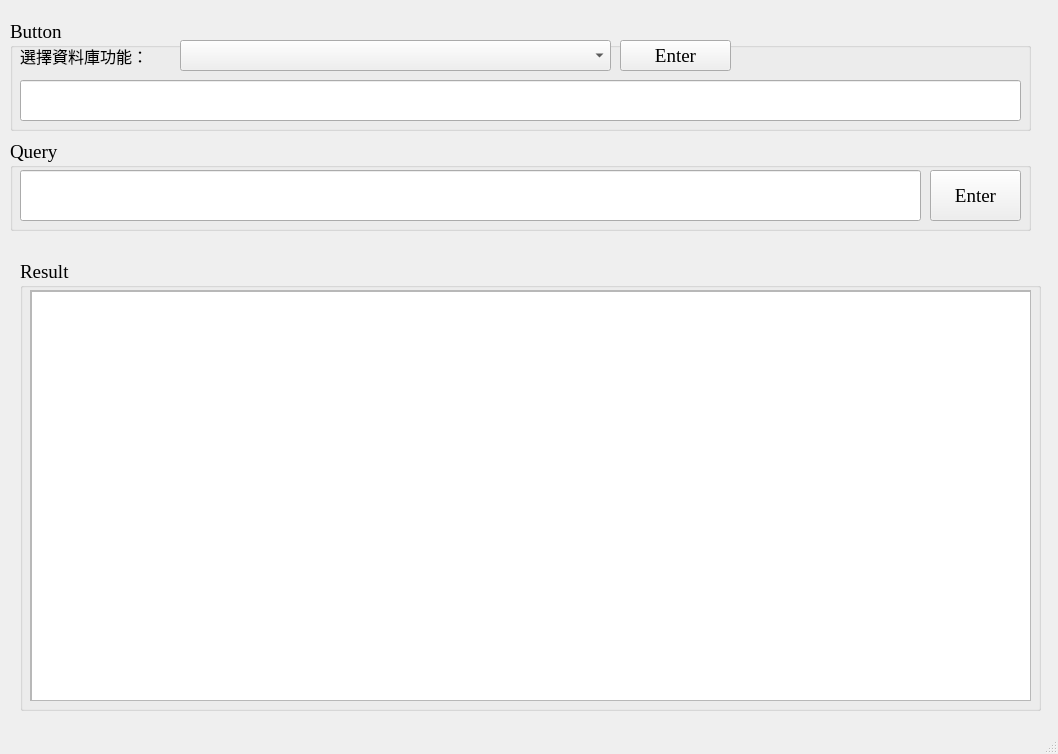
<?xml version="1.0" encoding="UTF-8"?>
<ui version="4.0">
 <class>MainWindow</class>
 <widget class="QMainWindow" name="MainWindow">
  <property name="geometry">
   <rect>
    <x>0</x>
    <y>0</y>
    <width>1058</width>
    <height>754</height>
   </rect>
  </property>
  <property name="windowTitle">
   <string>MainWindow</string>
  </property>
  <widget class="QWidget" name="centralwidget">
   <widget class="QGroupBox" name="groupBox_Q3_3">
    <property name="geometry">
     <rect>
      <x>10</x>
      <y>140</y>
      <width>1021</width>
      <height>91</height>
     </rect>
    </property>
    <property name="font">
     <font>
      <family>Times New Roman</family>
      <pointsize>14</pointsize>
     </font>
    </property>
    <property name="title">
     <string>Query</string>
    </property>
    <widget class="QLineEdit" name="lineEdit_Query">
     <property name="geometry">
      <rect>
       <x>10</x>
       <y>30</y>
       <width>901</width>
       <height>51</height>
      </rect>
     </property>
     <property name="text">
      <string/>
     </property>
    </widget>
    <widget class="QPushButton" name="Button_Query">
     <property name="geometry">
      <rect>
       <x>920</x>
       <y>30</y>
       <width>91</width>
       <height>51</height>
      </rect>
     </property>
     <property name="text">
      <string>Enter</string>
     </property>
    </widget>
   </widget>
   <widget class="QGroupBox" name="groupBox_Q3_2">
    <property name="geometry">
     <rect>
      <x>10</x>
      <y>20</y>
      <width>1021</width>
      <height>111</height>
     </rect>
    </property>
    <property name="font">
     <font>
      <family>Times New Roman</family>
      <pointsize>14</pointsize>
     </font>
    </property>
    <property name="title">
     <string>Button</string>
    </property>
    <widget class="QLabel" name="label_Button">
     <property name="geometry">
      <rect>
       <x>10</x>
       <y>20</y>
       <width>161</width>
       <height>31</height>
      </rect>
     </property>
     <property name="font">
      <font>
       <family>Times New Roman</family>
       <pointsize>12</pointsize>
      </font>
     </property>
     <property name="text">
      <string>選擇資料庫功能：</string>
     </property>
    </widget>
    <widget class="QComboBox" name="comboBox_Button">
     <property name="geometry">
      <rect>
       <x>170</x>
       <y>20</y>
       <width>431</width>
       <height>31</height>
      </rect>
     </property>
     <property name="currentText">
      <string/>
     </property>
    </widget>
    <widget class="QPushButton" name="Button_ButtonQuery">
     <property name="geometry">
      <rect>
       <x>610</x>
       <y>20</y>
       <width>111</width>
       <height>31</height>
      </rect>
     </property>
     <property name="text">
      <string>Enter</string>
     </property>
    </widget>
    <widget class="QLineEdit" name="lineEdit_ButtonQuery">
     <property name="geometry">
      <rect>
       <x>10</x>
       <y>60</y>
       <width>1001</width>
       <height>41</height>
      </rect>
     </property>
     <property name="text">
      <string/>
     </property>
    </widget>
   </widget>
   <widget class="QGroupBox" name="groupBox_Q3_4">
    <property name="geometry">
     <rect>
      <x>20</x>
      <y>260</y>
      <width>1021</width>
      <height>451</height>
     </rect>
    </property>
    <property name="font">
     <font>
      <family>Times New Roman</family>
      <pointsize>14</pointsize>
     </font>
    </property>
    <property name="title">
     <string>Result</string>
    </property>
    <widget class="QScrollArea" name="scrollArea">
     <property name="geometry">
      <rect>
       <x>10</x>
       <y>30</y>
       <width>1001</width>
       <height>411</height>
      </rect>
     </property>
     <property name="widgetResizable">
      <bool>true</bool>
     </property>
     <widget class="QWidget" name="scrollAreaWidgetContents">
      <property name="geometry">
       <rect>
        <x>0</x>
        <y>0</y>
        <width>999</width>
        <height>409</height>
       </rect>
      </property>
      <widget class="QTableWidget" name="tableWidget">
       <property name="geometry">
        <rect>
         <x>0</x>
         <y>0</y>
         <width>1001</width>
         <height>411</height>
        </rect>
       </property>
      </widget>
     </widget>
    </widget>
   </widget>
  </widget>
  <widget class="QMenuBar" name="menubar">
   <property name="geometry">
    <rect>
     <x>0</x>
     <y>0</y>
     <width>1058</width>
     <height>25</height>
    </rect>
   </property>
  </widget>
  <widget class="QStatusBar" name="statusbar"/>
 </widget>
 <resources/>
 <connections/>
</ui>
